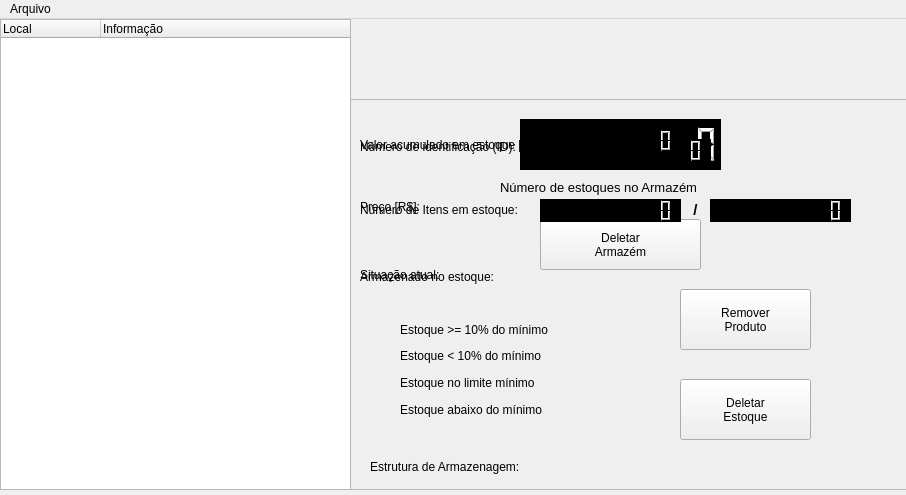
<?xml version="1.0" encoding="UTF-8"?>
<ui version="4.0">
 <class>MainWindow</class>
 <widget class="QMainWindow" name="MainWindow">
  <property name="geometry">
   <rect>
    <x>0</x>
    <y>0</y>
    <width>906</width>
    <height>495</height>
   </rect>
  </property>
  <property name="mouseTracking">
   <bool>false</bool>
  </property>
  <property name="windowTitle">
   <string>Controle de Estoque</string>
  </property>
  <property name="autoFillBackground">
   <bool>true</bool>
  </property>
  <property name="styleSheet">
   <string notr="true"/>
  </property>
  <property name="tabShape">
   <enum>QTabWidget::Rounded</enum>
  </property>
  <widget class="QWidget" name="centralwidget">
   <property name="styleSheet">
    <string notr="true"/>
   </property>
   <widget class="QTreeWidget" name="treeWidget">
    <property name="geometry">
     <rect>
      <x>0</x>
      <y>0</y>
      <width>351</width>
      <height>471</height>
     </rect>
    </property>
    <property name="selectionBehavior">
     <enum>QAbstractItemView::SelectItems</enum>
    </property>
    <column>
     <property name="text">
      <string>Local</string>
     </property>
    </column>
    <column>
     <property name="text">
      <string>Informação</string>
     </property>
    </column>
   </widget>
   <widget class="QFrame" name="frameArmazem">
    <property name="geometry">
     <rect>
      <x>350</x>
      <y>80</y>
      <width>561</width>
      <height>391</height>
     </rect>
    </property>
    <property name="frameShape">
     <enum>QFrame::StyledPanel</enum>
    </property>
    <property name="frameShadow">
     <enum>QFrame::Raised</enum>
    </property>
    <widget class="QLCDNumber" name="lcdNumber">
     <property name="geometry">
      <rect>
       <x>170</x>
       <y>20</y>
       <width>201</width>
       <height>51</height>
      </rect>
     </property>
     <property name="autoFillBackground">
      <bool>false</bool>
     </property>
     <property name="styleSheet">
      <string notr="true">background-color: rgb(0, 0, 0);
color: rgb(255, 255, 255);
border-color: rgb(163, 163, 163);</string>
     </property>
     <property name="lineWidth">
      <number>3</number>
     </property>
     <property name="digitCount">
      <number>10</number>
     </property>
     <property name="value" stdset="0">
      <double>0.000000000000000</double>
     </property>
    </widget>
    <widget class="QLabel" name="label">
     <property name="geometry">
      <rect>
       <x>150</x>
       <y>80</y>
       <width>271</width>
       <height>16</height>
      </rect>
     </property>
     <property name="font">
      <font>
       <pointsize>10</pointsize>
      </font>
     </property>
     <property name="text">
      <string>Número de estoques no Armazém</string>
     </property>
    </widget>
    <widget class="QPushButton" name="pushButton">
     <property name="geometry">
      <rect>
       <x>190</x>
       <y>120</y>
       <width>161</width>
       <height>51</height>
      </rect>
     </property>
     <property name="text">
      <string>Deletar
Armazém</string>
     </property>
    </widget>
   </widget>
   <widget class="QFrame" name="frameEstoque">
    <property name="geometry">
     <rect>
      <x>350</x>
      <y>80</y>
      <width>561</width>
      <height>391</height>
     </rect>
    </property>
    <property name="frameShape">
     <enum>QFrame::StyledPanel</enum>
    </property>
    <property name="frameShadow">
     <enum>QFrame::Raised</enum>
    </property>
    <widget class="QLabel" name="label_2">
     <property name="geometry">
      <rect>
       <x>10</x>
       <y>30</y>
       <width>211</width>
       <height>31</height>
      </rect>
     </property>
     <property name="text">
      <string>Valor acumulado em estoque [R$]:</string>
     </property>
    </widget>
    <widget class="QLabel" name="label_3">
     <property name="geometry">
      <rect>
       <x>10</x>
       <y>100</y>
       <width>181</width>
       <height>21</height>
      </rect>
     </property>
     <property name="text">
      <string>Número de Itens em estoque:</string>
     </property>
    </widget>
    <widget class="QLabel" name="label_4">
     <property name="geometry">
      <rect>
       <x>10</x>
       <y>160</y>
       <width>91</width>
       <height>31</height>
      </rect>
     </property>
     <property name="text">
      <string>Situação atual:</string>
     </property>
    </widget>
    <widget class="QWidget" name="verticalLayoutWidget">
     <property name="enabled">
      <bool>true</bool>
     </property>
     <property name="geometry">
      <rect>
       <x>20</x>
       <y>210</y>
       <width>21</width>
       <height>111</height>
      </rect>
     </property>
     <layout class="QVBoxLayout" name="verticalLayout">
      <property name="topMargin">
       <number>10</number>
      </property>
      <item>
       <widget class="QLabel" name="Verde">
        <property name="enabled">
         <bool>true</bool>
        </property>
        <property name="styleSheet">
         <string notr="true"/>
        </property>
        <property name="text">
         <string/>
        </property>
        <property name="pixmap">
         <pixmap resource="resources.qrc">:/imgs/imgs/green.ico</pixmap>
        </property>
        <property name="scaledContents">
         <bool>true</bool>
        </property>
       </widget>
      </item>
      <item>
       <widget class="QLabel" name="Azul">
        <property name="enabled">
         <bool>true</bool>
        </property>
        <property name="styleSheet">
         <string notr="true"/>
        </property>
        <property name="text">
         <string/>
        </property>
        <property name="pixmap">
         <pixmap resource="resources.qrc">:/imgs/imgs/aqua.ico</pixmap>
        </property>
        <property name="scaledContents">
         <bool>true</bool>
        </property>
       </widget>
      </item>
      <item>
       <widget class="QLabel" name="Amarelo">
        <property name="enabled">
         <bool>true</bool>
        </property>
        <property name="styleSheet">
         <string notr="true"/>
        </property>
        <property name="text">
         <string/>
        </property>
        <property name="pixmap">
         <pixmap resource="resources.qrc">:/imgs/imgs/yellow.ico</pixmap>
        </property>
        <property name="scaledContents">
         <bool>true</bool>
        </property>
       </widget>
      </item>
      <item>
       <widget class="QLabel" name="Vermelho">
        <property name="enabled">
         <bool>true</bool>
        </property>
        <property name="styleSheet">
         <string notr="true"/>
        </property>
        <property name="text">
         <string/>
        </property>
        <property name="pixmap">
         <pixmap resource="resources.qrc">:/imgs/imgs/red.ico</pixmap>
        </property>
        <property name="scaledContents">
         <bool>true</bool>
        </property>
       </widget>
      </item>
     </layout>
    </widget>
    <widget class="QWidget" name="verticalLayoutWidget_2">
     <property name="enabled">
      <bool>true</bool>
     </property>
     <property name="geometry">
      <rect>
       <x>50</x>
       <y>220</y>
       <width>163</width>
       <height>101</height>
      </rect>
     </property>
     <layout class="QVBoxLayout" name="verticalLayout_2">
      <item>
       <widget class="QLabel" name="label_9">
        <property name="enabled">
         <bool>true</bool>
        </property>
        <property name="text">
         <string>Estoque &gt;= 10% do mínimo</string>
        </property>
       </widget>
      </item>
      <item>
       <widget class="QLabel" name="label_11">
        <property name="enabled">
         <bool>true</bool>
        </property>
        <property name="text">
         <string>Estoque &lt; 10% do mínimo</string>
        </property>
       </widget>
      </item>
      <item>
       <widget class="QLabel" name="label_10">
        <property name="enabled">
         <bool>true</bool>
        </property>
        <property name="text">
         <string>Estoque no limite mínimo</string>
        </property>
       </widget>
      </item>
      <item>
       <widget class="QLabel" name="label_12">
        <property name="enabled">
         <bool>true</bool>
        </property>
        <property name="text">
         <string>Estoque abaixo do mínimo</string>
        </property>
       </widget>
      </item>
     </layout>
    </widget>
    <widget class="QLabel" name="ImgSituation">
     <property name="enabled">
      <bool>true</bool>
     </property>
     <property name="geometry">
      <rect>
       <x>110</x>
       <y>159</y>
       <width>31</width>
       <height>31</height>
      </rect>
     </property>
     <property name="styleSheet">
      <string notr="true"/>
     </property>
     <property name="text">
      <string/>
     </property>
     <property name="scaledContents">
      <bool>true</bool>
     </property>
    </widget>
    <widget class="QLCDNumber" name="lcdValorEstoque">
     <property name="geometry">
      <rect>
       <x>220</x>
       <y>40</y>
       <width>141</width>
       <height>23</height>
      </rect>
     </property>
     <property name="styleSheet">
      <string notr="true">color: rgb(255, 255, 255);
background-color: rgb(0, 0, 0);
border-color: rgb(167, 167, 167);</string>
     </property>
     <property name="digitCount">
      <number>12</number>
     </property>
     <property name="value" stdset="0">
      <double>0.000000000000000</double>
     </property>
    </widget>
    <widget class="QLabel" name="label_5">
     <property name="geometry">
      <rect>
       <x>330</x>
       <y>90</y>
       <width>31</width>
       <height>41</height>
      </rect>
     </property>
     <property name="font">
      <font>
       <pointsize>11</pointsize>
       <weight>75</weight>
       <bold>true</bold>
      </font>
     </property>
     <property name="text">
      <string>/</string>
     </property>
     <property name="alignment">
      <set>Qt::AlignCenter</set>
     </property>
    </widget>
    <widget class="QLCDNumber" name="lcdQttEstoque">
     <property name="geometry">
      <rect>
       <x>190</x>
       <y>100</y>
       <width>141</width>
       <height>23</height>
      </rect>
     </property>
     <property name="styleSheet">
      <string notr="true">color: rgb(255, 255, 255);
background-color: rgb(0, 0, 0);
border-color: rgb(167, 167, 167);</string>
     </property>
     <property name="digitCount">
      <number>12</number>
     </property>
    </widget>
    <widget class="QLCDNumber" name="lcdCapEstoque">
     <property name="geometry">
      <rect>
       <x>360</x>
       <y>100</y>
       <width>141</width>
       <height>23</height>
      </rect>
     </property>
     <property name="styleSheet">
      <string notr="true">color: rgb(255, 255, 255);
background-color: rgb(0, 0, 0);
border-color: rgb(167, 167, 167);</string>
     </property>
     <property name="digitCount">
      <number>12</number>
     </property>
    </widget>
    <widget class="QLabel" name="label_13">
     <property name="geometry">
      <rect>
       <x>20</x>
       <y>360</y>
       <width>171</width>
       <height>16</height>
      </rect>
     </property>
     <property name="text">
      <string>Estrutura de Armazenagem:</string>
     </property>
    </widget>
    <widget class="QLabel" name="EstruturaEstoque">
     <property name="geometry">
      <rect>
       <x>190</x>
       <y>350</y>
       <width>101</width>
       <height>31</height>
      </rect>
     </property>
     <property name="font">
      <font>
       <pointsize>10</pointsize>
      </font>
     </property>
     <property name="text">
      <string/>
     </property>
    </widget>
    <widget class="QPushButton" name="ButtonRemoverProduto">
     <property name="geometry">
      <rect>
       <x>330</x>
       <y>190</y>
       <width>131</width>
       <height>61</height>
      </rect>
     </property>
     <property name="text">
      <string>Remover
Produto</string>
     </property>
    </widget>
    <widget class="QPushButton" name="ButtonRemoverEstoque">
     <property name="geometry">
      <rect>
       <x>330</x>
       <y>280</y>
       <width>131</width>
       <height>61</height>
      </rect>
     </property>
     <property name="text">
      <string>Deletar
Estoque</string>
     </property>
    </widget>
   </widget>
   <widget class="QLabel" name="InfoNome">
    <property name="geometry">
     <rect>
      <x>510</x>
      <y>20</y>
      <width>221</width>
      <height>31</height>
     </rect>
    </property>
    <property name="font">
     <font>
      <pointsize>12</pointsize>
      <weight>75</weight>
      <bold>true</bold>
      <underline>true</underline>
     </font>
    </property>
    <property name="text">
     <string/>
    </property>
    <property name="alignment">
     <set>Qt::AlignCenter</set>
    </property>
   </widget>
   <widget class="QFrame" name="frameProduto">
    <property name="enabled">
     <bool>true</bool>
    </property>
    <property name="geometry">
     <rect>
      <x>350</x>
      <y>80</y>
      <width>561</width>
      <height>391</height>
     </rect>
    </property>
    <property name="frameShape">
     <enum>QFrame::StyledPanel</enum>
    </property>
    <property name="frameShadow">
     <enum>QFrame::Raised</enum>
    </property>
    <widget class="QLabel" name="label_6">
     <property name="geometry">
      <rect>
       <x>10</x>
       <y>40</y>
       <width>181</width>
       <height>16</height>
      </rect>
     </property>
     <property name="text">
      <string>Número de identificação (ID):</string>
     </property>
    </widget>
    <widget class="QLCDNumber" name="lcdIDProduto">
     <property name="geometry">
      <rect>
       <x>190</x>
       <y>30</y>
       <width>141</width>
       <height>23</height>
      </rect>
     </property>
     <property name="styleSheet">
      <string notr="true">color: rgb(255, 255, 255);
background-color: rgb(0, 0, 0);
border-color: rgb(167, 167, 167);</string>
     </property>
     <property name="digitCount">
      <number>12</number>
     </property>
    </widget>
    <widget class="QLabel" name="label_7">
     <property name="geometry">
      <rect>
       <x>10</x>
       <y>100</y>
       <width>71</width>
       <height>16</height>
      </rect>
     </property>
     <property name="text">
      <string>Preço [R$]: </string>
     </property>
    </widget>
    <widget class="QLCDNumber" name="lcdPriceProduto">
     <property name="geometry">
      <rect>
       <x>190</x>
       <y>100</y>
       <width>141</width>
       <height>23</height>
      </rect>
     </property>
     <property name="styleSheet">
      <string notr="true">color: rgb(255, 255, 255);
background-color: rgb(0, 0, 0);
border-color: rgb(167, 167, 167);</string>
     </property>
     <property name="digitCount">
      <number>12</number>
     </property>
    </widget>
    <widget class="QLabel" name="label_8">
     <property name="geometry">
      <rect>
       <x>10</x>
       <y>170</y>
       <width>151</width>
       <height>16</height>
      </rect>
     </property>
     <property name="text">
      <string>Armazenado no estoque:</string>
     </property>
    </widget>
    <widget class="QLabel" name="NomeEstoqueProduto">
     <property name="geometry">
      <rect>
       <x>160</x>
       <y>160</y>
       <width>351</width>
       <height>31</height>
      </rect>
     </property>
     <property name="font">
      <font>
       <pointsize>10</pointsize>
      </font>
     </property>
     <property name="text">
      <string/>
     </property>
    </widget>
   </widget>
  </widget>
  <widget class="QMenuBar" name="menubar">
   <property name="geometry">
    <rect>
     <x>0</x>
     <y>0</y>
     <width>906</width>
     <height>26</height>
    </rect>
   </property>
   <property name="styleSheet">
    <string notr="true"/>
   </property>
   <widget class="QMenu" name="menuArquivo_FIX">
    <property name="title">
     <string>Arquivo</string>
    </property>
    <widget class="QMenu" name="menuNovo">
     <property name="title">
      <string>Novo</string>
     </property>
     <addaction name="actionArmazem"/>
     <addaction name="separator"/>
     <addaction name="actionEstoque"/>
     <addaction name="separator"/>
     <addaction name="actionProduto"/>
    </widget>
    <addaction name="menuNovo"/>
    <addaction name="separator"/>
   </widget>
   <addaction name="menuArquivo_FIX"/>
  </widget>
  <action name="actionArmazem">
   <property name="icon">
    <iconset resource="resources.qrc">
     <normaloff>:/imgs/imgs/factory-stock-house.png</normaloff>:/imgs/imgs/factory-stock-house.png</iconset>
   </property>
   <property name="text">
    <string>Armazem</string>
   </property>
  </action>
  <action name="actionEstoque">
   <property name="checkable">
    <bool>false</bool>
   </property>
   <property name="enabled">
    <bool>false</bool>
   </property>
   <property name="icon">
    <iconset resource="resources.qrc">
     <normaloff>:/imgs/imgs/boxes.png</normaloff>:/imgs/imgs/boxes.png</iconset>
   </property>
   <property name="text">
    <string>Estoque</string>
   </property>
  </action>
  <action name="actionProduto">
   <property name="enabled">
    <bool>false</bool>
   </property>
   <property name="icon">
    <iconset resource="resources.qrc">
     <normaloff>:/imgs/imgs/box.png</normaloff>:/imgs/imgs/box.png</iconset>
   </property>
   <property name="text">
    <string>Produto</string>
   </property>
  </action>
 </widget>
 <resources>
  <include location="resources.qrc"/>
 </resources>
 <connections/>
</ui>
